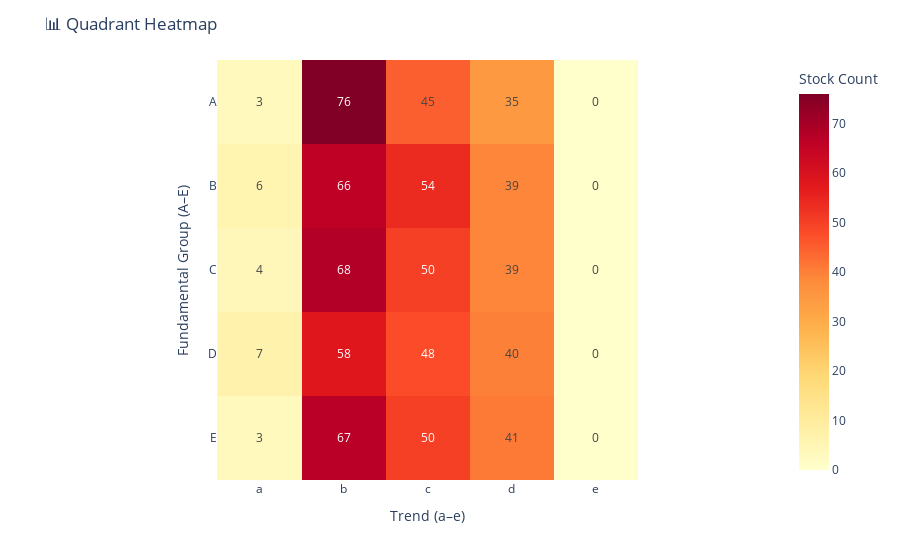

This figure's notebook cell:
### Markdown cell above
### 📘 **ชื่อกราฟ:** Quadrant Heatmap

**แกน Y (แนวตั้ง):** Fundamental Group (A–E)

> A = พื้นฐานดีมาก → E = พื้นฐานแย่ที่สุด

**แกน X (แนวนอน):** Trend Grade (a–e)

> a = ขาขึ้นแรง → e = ขาลงแรง

**สี:**

* สีเข้ม (แดง–เลือดหมู) หมายถึง มีจำนวนหุ้นมากใน Quadrant นั้น
* สีอ่อน (เหลือง–ขาว) หมายถึง มีหุ้นน้อยหรือแทบไม่มี

---

### 📊 **สิ่งที่ Heatmap แสดงให้เห็น**

| พื้นฐาน \ แนวโน้ม | a | b      | c  | d  | e |
| ----------------- | - | ------ | -- | -- | - |
| **A**             | 3 | **76** | 45 | 35 | 0 |
| **B**             | 6 | **66** | 54 | 39 | 0 |
| **C**             | 4 | **68** | 50 | 39 | 0 |
| **D**             | 7 | **58** | 48 | 40 | 0 |
| **E**             | 3 | **67** | 50 | 41 | 0 |

---

### 🔍 **วิเคราะห์ความหมาย**

1. **จุดหนาแน่นสูงสุด (สีแดงเข้ม)**

   * อยู่ที่คอลัมน์ **b (trend ขาขึ้น)** ในทุกระดับพื้นฐาน A–E
   * โดยเฉพาะ **A–b (76 หุ้น)** มากที่สุด
     👉 หมายความว่า หุ้นส่วนใหญ่ในตลาดตอนนี้ **มีแนวโน้มขาขึ้นระดับปานกลางถึงดี**

2. **แทบไม่มีหุ้นในแนวโน้ม “e” (ขาลงแรง)**

   * แถวสุดท้ายของทุกกลุ่มเป็น 0
     👉 บ่งบอกว่าตลาดโดยรวมยัง “ไม่เข้าสู่ภาวะขาลงแรง”

3. **กลุ่ม A–b, B–b, C–b, E–b** มีจำนวนสูงใกล้เคียงกัน
   👉 สะท้อนว่าการขึ้นของตลาดเกิดทั่วทั้งกลุ่ม ไม่เฉพาะหุ้นพื้นฐานดี

4. **กลุ่ม A–a มีเพียง 3 หุ้น**
   👉 หุ้นพื้นฐานดีและขาขึ้นแรงจริง ๆ มีน้อยมาก — เป็น “กลุ่มเด่นพิเศษ” หรือ “หุ้นนำตลาด (leaders)”

---

### 🧠 **สรุปภาพรวมตลาดจากกราฟนี้**

* ตลาดส่วนใหญ่ **อยู่ในแนวโน้มขาขึ้นระดับ b และ c**
* **หุ้นพื้นฐานดี (A, B)** ก็ยังคงเป็นขาขึ้น → ภาวะตลาด “เชิงบวก” (bullish sentiment)
* **ไม่มีหุ้นใน e (ขาลงแรง)** → ความเสี่ยงตลาดโดยรวมต่ำ
* สามารถสรุปได้ว่า

  > “Most stocks are in a mild-to-strong uptrend, with concentration in Quadrants Ab–Cb, indicating a stable bullish phase.”

---

### Code cell
import plotly.express as px
quadrant_counts = df_result3['quadrant'].value_counts().sort_index()
financial_levels = ["A","B","C","D","E"]   # กลุ่มพื้นฐาน (Fundamental)
trend_levels = ["a","b","c","d","e"]       # กลุ่มเทคนิค (Trend)

heatmap_data = pd.DataFrame(0, index=financial_levels, columns=trend_levels)
for q, count in quadrant_counts.items():
    fin = q[0]   # เช่น "A"
    trend = q[1] # เช่น "a"
    heatmap_data.loc[fin, trend] = count
fig = px.imshow(
    heatmap_data,
    labels=dict(x="Trend (a–e)", y="Fundamental Group (A–E)", color="Stock Count"),
    x=trend_levels,
    y=financial_levels,
    color_continuous_scale="YlOrRd",
    text_auto=True
)
fig.update_layout(title="📊 Quadrant Heatmap")

### Figure 1 — Plotly figure (JSON) as saved in the notebook; plotly's stock layout.template omitted (floating-point values rounded to 4 significant figures)
{"data": [{"coloraxis": "coloraxis", "hovertemplate": "Trend (a–e): %{x}<br>Fundamental Group (A–E): %{y}<br>Stock Count: %{z}<extra></extra>", "name": "0", "texttemplate": "%{z}", "type": "heatmap", "x": ["a", "b", "c", "d", "e"], "xaxis": "x", "y": ["A", "B", "C", "D", "E"], "yaxis": "y", "z": [[3, 76, 45, 35, 0], [6, 66, 54, 39, 0], [4, 68, 50, 39, 0], [7, 58, 48, 40, 0], [3, 67, 50, 41, 0]]}], "layout": {"coloraxis": {"colorbar": {"title": {"text": "Stock Count"}}, "colorscale": [[0, "rgb(255,255,204)"], [0.125, "rgb(255,237,160)"], [0.25, "rgb(254,217,118)"], [0.375, "rgb(254,178,76)"], [0.5, "rgb(253,141,60)"], [0.625, "rgb(252,78,42)"], [0.75, "rgb(227,26,28)"], [0.875, "rgb(189,0,38)"], [1, "rgb(128,0,38)"]]}, "margin": {"t": 60}, "title": {"text": "📊 Quadrant Heatmap"}, "xaxis": {"anchor": "y", "constrain": "domain", "domain": [0, 1], "scaleanchor": "y", "title": {"text": "Trend (a–e)"}}, "yaxis": {"anchor": "x", "autorange": "reversed", "constrain": "domain", "domain": [0, 1], "title": {"text": "Fundamental Group (A–E)"}}}}
